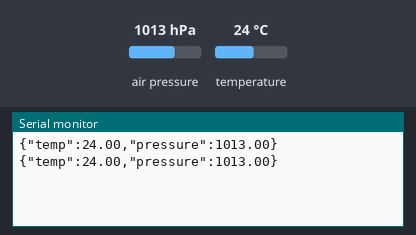
Simulated run of this sketch. Board: Arduino Uno, built with avr-gcc and run on an emulated ATmega328P. Shown: the last lines printed to the serial monitor. The inputs (shaded band) are chosen by the test bench; at power-on: air pressure 1013 hPa, temperature 24 °C.

Above: at 2.8 s.
2.9 s: air pressure set to 952 hPa
At 5.2 s:
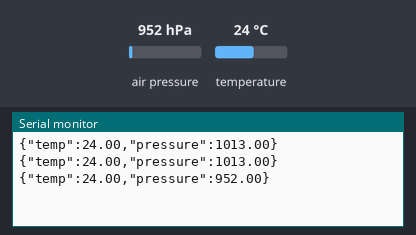
5.6 s: temperature set to 12 °C
At 7.0 s:
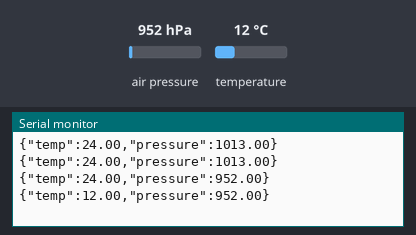
8.3 s: air pressure set to 975 hPa
At 10.5 s:
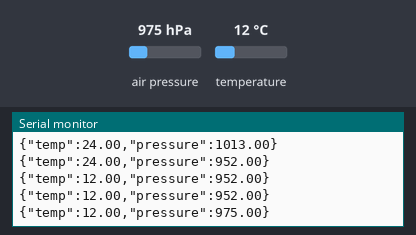
Timing chart, 0 to 12.0 s (numbered marks = the images above; inputs shaded):
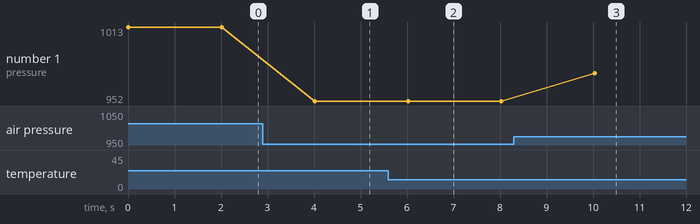

The sketch:

bmp180_serial.ino
```cpp
// Reads temperature and pressure from an Adafruit BMP085/BMP180 sensor and prints JSON-formatted readings over Serial every 2 seconds.
//
// Full tutorial: https://shillehtek.com/blogs/news/arduino-bmp180-real-time-dashboard
// Parts used: https://shillehtek.com/products/shillehtek-bmp180-pre-soldered
//             https://shillehtek.com/products/shillehtek-120pcs-multicolored-dupont-wire
//             https://shillehtek.com/products/shillehtek-120pcs-10cm-multicolored-jumper-wire
// More examples: https://github.com/shillehbean/shillehtek-examples
//

#include <Wire.h>
#include <Adafruit_BMP085.h>

Adafruit_BMP085 bmp;

void setup() {
  Serial.begin(9600);
  if (!bmp.begin()) {
    Serial.println("Sensor not found!");
    while (1);
  }
}

void loop() {
  float temp = bmp.readTemperature();
  float pressure = bmp.readPressure() / 100.0;

  Serial.print("{\"temp\":");
  Serial.print(temp);
  Serial.print(",\"pressure\":");
  Serial.print(pressure);
  Serial.println("}");

  delay(2000);
}
```

Measured:
- after the input at 2.9 s, the serial monitor: prints a new line after 1.1 s (image 1)
- after the input at 5.6 s, the serial monitor: prints a new line after 0.42 s (image 2)
- after the input at 8.3 s, the serial monitor: prints a new line after 1.7 s (image 3)
- plotted number 1: 1013 → 952 after the input at 2.9 s, 952 → 975 after the input at 8.3 s
